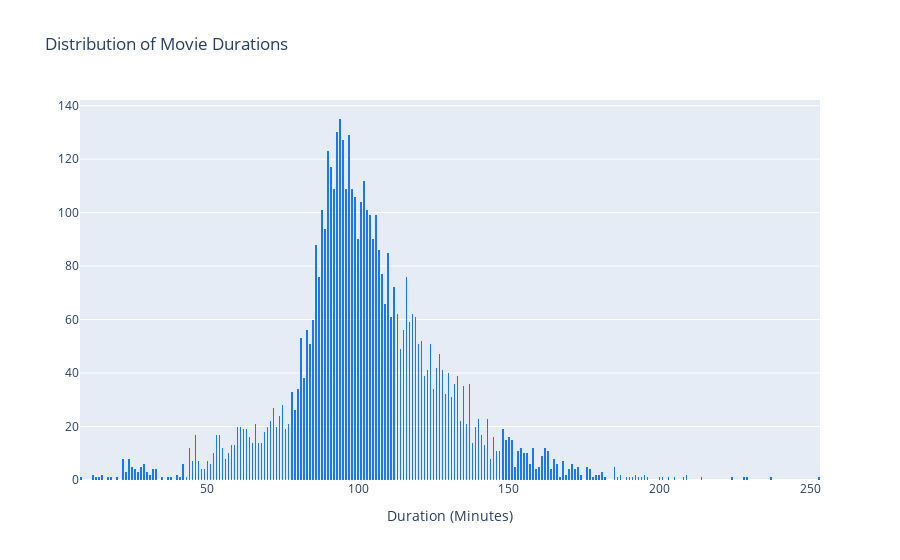

Source (notebook cell):
### Code cell
# Change the x data to movie['duration']
trace = go.Histogram(
    x=movie['duration'],  # Use movie duration for x-axis
    xbins=dict(size=0.5),
    marker=dict(color='rgb(26, 118, 255)')
)

layout = go.Layout(
    template="plotly",  # Dark theme layout
    title='Distribution of Movie Durations',  # Title of the plot
    xaxis=dict(title='Duration (Minutes)')  # X-axis label
)

fig = go.Figure(data=[trace], layout=layout)
fig.show()

### Figure 1 — Plotly figure (JSON) as saved in the notebook; plotly's stock layout.template omitted (floating-point values rounded to 4 significant figures; data arrays with more than 128 entries replaced by an {"elided": "..."} marker saying what was removed)
{"data": [{"marker": {"color": "rgb(26, 118, 255)"}, "type": "histogram", "x": {"elided": "5185 int values"}, "xbins": {"size": 0.5}}], "layout": {"title": {"text": "Distribution of Movie Durations"}, "xaxis": {"title": {"text": "Duration (Minutes)"}}}}
